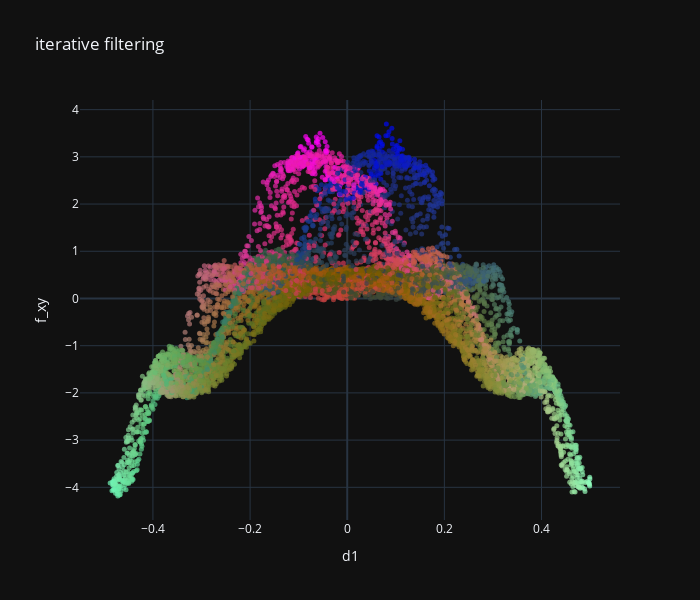

Source (notebook cell):
### Code cell
# New method
from common import find_outliers
X_numpy = X.to_numpy()
y_numpy = y.to_numpy()

outliers_to_remove=0.1

outliers_mask, pred_loss, score = find_outliers(
    X_numpy,
    y_numpy,
    special_model,
    outliers_to_remove=outliers_to_remove,
    iterations=5,
    gamma=0.99,
    evaluate_loss=metrics.mean_squared_error,
    cv=5,
    repeats=3,
    plot=False
)

render_results(X,y,scaler,outliers_mask,"iterative filtering")

### Figure 1 — Plotly figure (JSON) as saved in the notebook; plotly's stock layout.template omitted (floating-point values rounded to 4 significant figures; data arrays with more than 128 entries replaced by an {"elided": "..."} marker saying what was removed)
{"data": [{"marker": {"color": {"elided": "9003 str values"}, "opacity": 0.7, "size": 5}, "mode": "markers", "type": "scatter", "x": {"elided": "9003 float values"}, "y": {"elided": "9003 float values"}}], "layout": {"height": 600, "title": {"text": "iterative filtering"}, "width": 700, "xaxis": {"title": {"text": "d1"}}, "yaxis": {"title": {"text": "f_xy"}}}}
